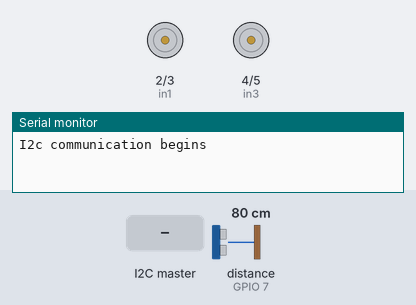
A sketch run on a simulated ESP32-S3. On the bench: motor-driver pin pairs drawn as motors (green arrow = first pin HIGH = forward, orange = second pin HIGH = backward, longer = more drive), the last lines printed to the serial monitor. Wiring (inferred from the names in the program): ultrasonic range finder: trigger GPIO 6; echo GPIO 7. Inputs (shaded band) come from the test bench; at power-on: distance to the obstacle (sensor on GPIO 7) 80 cm. The echo pulse lasts 58.3 µs per cm.

Above: at 1.2 s.
1.3 s: the I2C master sends the byte 1
At 2.3 s:
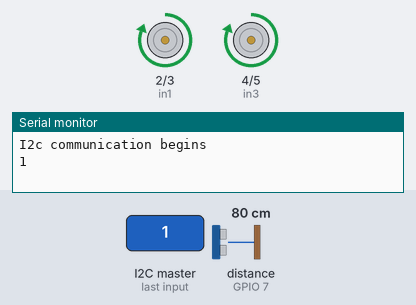
2.8 s: the I2C master sends the byte 2
At 4.2 s:
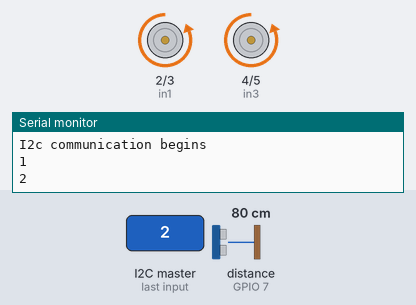
5.9 s: the I2C master sends the byte 0
At 7.4 s:
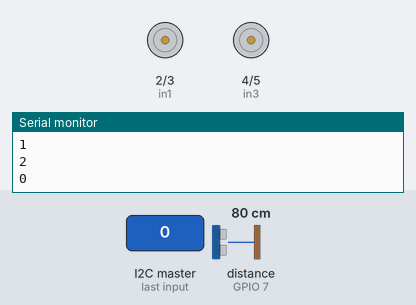
Timing chart, 0 to 8.4 s (numbered marks = the images above; inputs shaded):
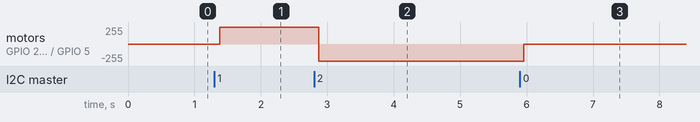

The sketch:

Arduino_Slave_Total1.ino
```cpp
#include <Wire.h>

 long dura, dis;
// Define trig and echo pins of the ultrasonic sensor
const int trig = 6;
const int echo = 7;

//Define Motor pins
int in1 = 2;
int in2 = 3;
int in3 = 4;
int in4 = 5;

// Variable for incoming data from the Esp32(Master0
int id;

//Variable to store the data required to be sent from the Arduino to the Esp32
int c=1;


void setup() {

  pinMode(trig, OUTPUT);
  pinMode(echo, INPUT);

  pinMode(in1, OUTPUT);
  pinMode(in2, OUTPUT);
  pinMode(in3, OUTPUT);
  pinMode(in4, OUTPUT);

  // Initialize I2C communications as Slave
  Wire.begin(0x04);

  // Function to run when data received from master
  Wire.onReceive(receiveEvent);
  // Function to run when data is sent to master
  Wire.onRequest(requestEvent);

  // Setup Serial Monitor
  Serial.begin(9600);
  Serial.println("I2c communication begins");
}


void receiveEvent() {
  // read incoming data from the master
  id = Wire.read();
  // Print value of incoming data
  Serial.println(id);

}

 void requestEvent() {
  Wire.write(c); // Send the value of variable c to the master
}
void loop() {
   delay(50);

digitalWrite(trig, LOW);
  delayMicroseconds(2);
  digitalWrite(trig, HIGH);
  delayMicroseconds(10);
  digitalWrite(trig, LOW);
  dura = pulseIn(echo, HIGH);
  dis = dura*(0.034/2);
  if(dis<15)
    {
     Serial.println("Distance:");
     Serial.println(dis);
      c=0;}

      else if(dis>15)
      {
        c=1;
      }


 if (id==0) {
 digitalWrite(in1, LOW);
 digitalWrite(in2, LOW);
 digitalWrite(in3, LOW);
 digitalWrite(in4, LOW);}


 else if (id==1){
 digitalWrite(in1, HIGH);
 digitalWrite(in2, LOW);
 digitalWrite(in3, HIGH);
 digitalWrite(in4, LOW);
 }


 else if (id==2) {
 digitalWrite(in1, LOW);
 digitalWrite(in2, HIGH);
 digitalWrite(in3, LOW);
 digitalWrite(in4, HIGH);}

 else if (id==3) {
 digitalWrite(in1, LOW);
 digitalWrite(in2, HIGH);
 digitalWrite(in3, HIGH);
 digitalWrite(in4, LOW);
 delay(100);
  c=3;

 }

 else if (id==4) {
 digitalWrite(in1, HIGH);
 digitalWrite(in2, LOW);
 digitalWrite(in3, LOW);
 digitalWrite(in4, HIGH);
  delay(100);
    c=3;
 }

 else if (id==5){
 digitalWrite(in1, LOW);
 digitalWrite(in2, LOW);
 digitalWrite(in3, LOW);
 digitalWrite(in4, LOW);

 delay (500);

 digitalWrite(in1, LOW);
 digitalWrite(in2, HIGH);
 digitalWrite(in3, LOW);
 digitalWrite(in4, HIGH);

 delay (500);

 c=2;


 }
}
```

Measured:
- after the input at 1.3 s, motor on GPIO 2 (in1) / GPIO 3 (in2), motor on GPIO 4 (in3) / GPIO 5 (in4): stopped → forward 255/255 after 0.08 s
- after the input at 2.8 s, motor on GPIO 2 (in1) / GPIO 3 (in2), motor on GPIO 4 (in3) / GPIO 5 (in4): forward 255/255 → backward 255/255 after 0.07 s
- after the input at 5.9 s, motor on GPIO 2 (in1) / GPIO 3 (in2), motor on GPIO 4 (in3) / GPIO 5 (in4): backward 255/255 → stopped after 0.06 s
